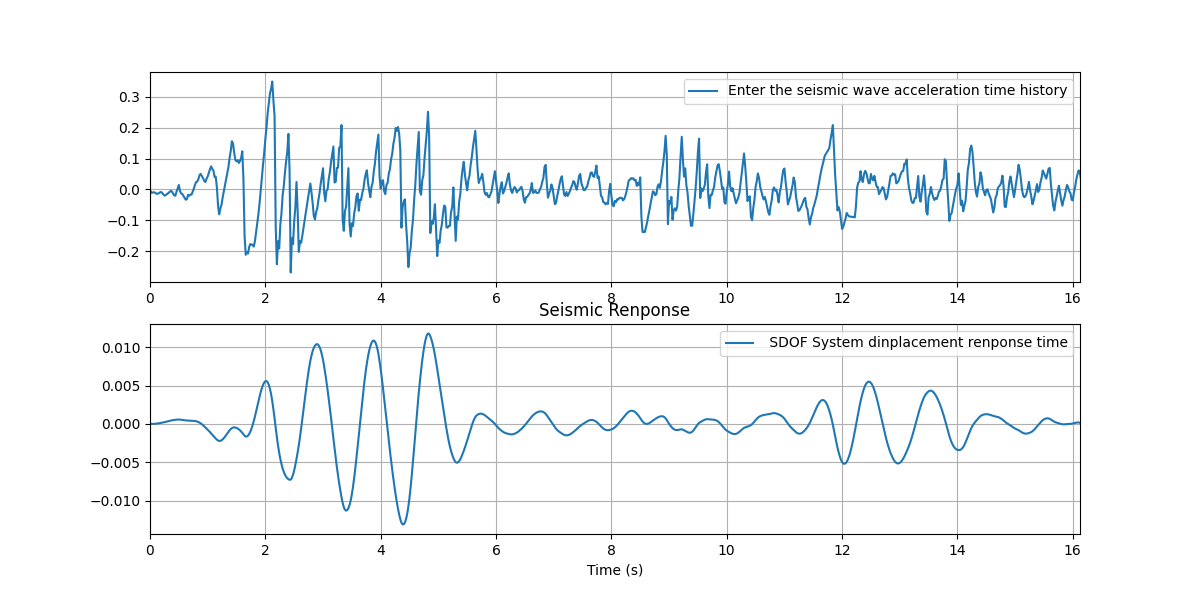

Write Python code to recreate this figure.
import scipy as sp
import numpy as np
from scipy.integrate import odeint
import matplotlib.pyplot as plt


def input(tn, *p_args):
    """ 等时间间隔离散信号a对应的连续化函数（线性插值方法实现） """
    dt = p_args[0][:, 0]  # 离散信号时间间隔
    a = p_args[0][:, 1]  # 离散信号数据
    ind = 0
    for i in range(len(a) - 1):
        if dt[i] <= tn < dt[i + 1]:
            ind = i
            break
    # print(ind)
    if ind == 0:
        return 0.0
    else:
        al = a[ind]
        ar = a[ind + 1]
        dtl = dt[ind]
        dtr = dt[ind + 1]
        k = (ar - al) / (dtr - dtl)
        return al + k * (tn - dtl)


def solve_sdof_resonance(omg=1.0 * 2.0 * np.pi, zeta=0.02):
    y0 = np.asarray([0.0, 0.0])  # 初始条件
    p = lambda t: np.sin(omg * t)  # 共振简谐激励

    f_sdof = lambda y, t: np.asarray([y[1], -p(t) - 2.0 * zeta * omg * y[1] - omg * omg * y[0]])

    t = np.linnpace(0, 30, 1001)
    y = odeint(f_sdof, y0, t)

    # 绘图:
    plt.figure("Resonance Renponse", (12, 4))
    plt.plot(t, y[:, 0])
    plt.grid(True)
    plt.show()


def draw_SODF_renponse(title, a, t, u):
    plt.figure(title, (12, 6))
    plt.subplot(2, 1, 1)
    plt.plot(a[:, 0], a[:, 1], label=r"Enter the seismic wave acceleration time history")
    plt.grid(True)
    plt.legend()
    plt.xlim(0, t[-1])
    plt.subplot(2, 1, 2)
    plt.plot(t, u, label=r" SDOF System dinplacement renponse time")
    plt.title(title)
    plt.xlabel(r"Time (s)")
    plt.grid(True)
    plt.legend()
    plt.xlim(0, t[-1])
    plt.savefig("SODF_Respond.png")
    plt.show()


def solve_sdof_eqwave_odeint(omg0=1.0 * 2.0 * np.pi, zeta=0.05):
    y0 = np.asarray([0.0, 0.0])  # 初始条件

    acc0 = np.loadtxt("elcentro_NS.dat")  # 读取地震波
    dt = 0.005  # 时间间隔
    n = len(acc0)
    t0 = np.linspace(0.0, dt * (n - 1), n)
    p = lambda t: input(t, acc0)  # 线性连续化地震激励

    f_sdof = lambda y, t: np.asarray([y[1], -p(t) - 2.0 * zeta * omg0 * y[1] - omg0 * omg0 * y[0]])

    # 显示地震结束后一段时间内的自由振动衰减情况
    ne = round(n * 1.2)
    t = np.linspace(0.0, dt * (ne - 1), ne)
    y = odeint(f_sdof, y0, t)

    draw_SODF_renponse("Seismic Renponse", acc0, t, y[:, 0])  # 绘图


if __name__ == '__main__':
    # solve_sdof_resonance()
    solve_sdof_eqwave_odeint()
